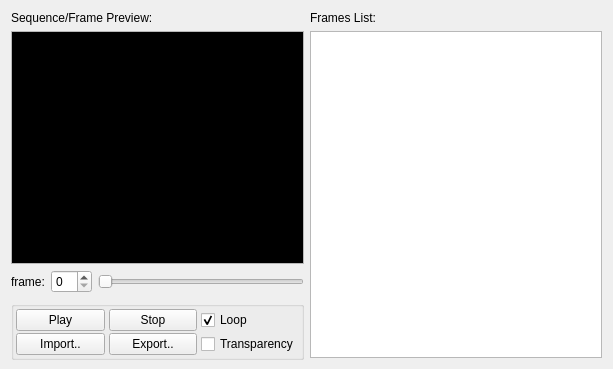
       <widget class="QWidget" name="tabseq">
        <attribute name="title">
         <string>Animation Sequence</string>
        </attribute>
        <layout class="QHBoxLayout" name="horizontalLayout_11">
         <item>
          <layout class="QVBoxLayout" name="verticalLayout_10">
           <item>
            <layout class="QVBoxLayout" name="verticalLayout_7">
             <item>
              <widget class="QLabel" name="label_3">
               <property name="text">
                <string>Sequence/Frame Preview:</string>
               </property>
              </widget>
             </item>
             <item>
              <widget class="QGraphicsView" name="gvAnimSeqViewport">
               <property name="palette">
                <palette>
                 <active>
                  <colorrole role="Base">
                   <brush brushstyle="SolidPattern">
                    <color alpha="255">
                     <red>0</red>
                     <green>0</green>
                     <blue>0</blue>
                    </color>
                   </brush>
                  </colorrole>
                 </active>
                 <inactive>
                  <colorrole role="Base">
                   <brush brushstyle="SolidPattern">
                    <color alpha="255">
                     <red>0</red>
                     <green>0</green>
                     <blue>0</blue>
                    </color>
                   </brush>
                  </colorrole>
                 </inactive>
                 <disabled>
                  <colorrole role="Base">
                   <brush brushstyle="SolidPattern">
                    <color alpha="255">
                     <red>240</red>
                     <green>240</green>
                     <blue>240</blue>
                    </color>
                   </brush>
                  </colorrole>
                 </disabled>
                </palette>
               </property>
               <property name="verticalScrollBarPolicy">
                <enum>Qt::ScrollBarAlwaysOff</enum>
               </property>
               <property name="horizontalScrollBarPolicy">
                <enum>Qt::ScrollBarAlwaysOff</enum>
               </property>
               <property name="sceneRect">
                <rectf>
                 <x>-256.000000000000000</x>
                 <y>-256.000000000000000</y>
                 <width>512.000000000000000</width>
                 <height>512.000000000000000</height>
                </rectf>
               </property>
               <property name="resizeAnchor">
                <enum>QGraphicsView::AnchorUnderMouse</enum>
               </property>
               <property name="viewportUpdateMode">
                <enum>QGraphicsView::SmartViewportUpdate</enum>
               </property>
              </widget>
             </item>
             <item>
              <layout class="QHBoxLayout" name="horizontalLayout_4">
               <item>
                <layout class="QHBoxLayout" name="horizontalLayout">
                 <item>
                  <widget class="QLabel" name="label">
                   <property name="text">
                    <string>frame:</string>
                   </property>
                  </widget>
                 </item>
                 <item>
                  <widget class="QSpinBox" name="spinCurFrm"/>
                 </item>
                </layout>
               </item>
               <item>
                <widget class="QSlider" name="sldrAnimSeq">
                 <property name="orientation">
                  <enum>Qt::Horizontal</enum>
                 </property>
                </widget>
               </item>
              </layout>
             </item>
            </layout>
           </item>
           <item>
            <widget class="QGroupBox" name="groupBox_4">
             <property name="minimumSize">
              <size>
               <width>329</width>
               <height>100</height>
              </size>
             </property>
             <property name="title">
              <string/>
             </property>
             <layout class="QGridLayout" name="gridLayout_3">
              <property name="sizeConstraint">
               <enum>QLayout::SetMinAndMaxSize</enum>
              </property>
              <property name="leftMargin">
               <number>2</number>
              </property>
              <property name="topMargin">
               <number>2</number>
              </property>
              <property name="rightMargin">
               <number>2</number>
              </property>
              <property name="bottomMargin">
               <number>2</number>
              </property>
              <property name="horizontalSpacing">
               <number>4</number>
              </property>
              <property name="verticalSpacing">
               <number>2</number>
              </property>
              <item row="0" column="0">
               <widget class="QPushButton" name="btnSeqPlay">
                <property name="text">
                 <string>Play</string>
                </property>
                <property name="icon">
                 <iconset resource="appres.qrc">
                  <normaloff>:/resources/fugue-icons-3.5.6/icons/control.png</normaloff>:/resources/fugue-icons-3.5.6/icons/control.png</iconset>
                </property>
               </widget>
              </item>
              <item row="0" column="1">
               <widget class="QPushButton" name="btnSeqStop">
                <property name="text">
                 <string>Stop</string>
                </property>
                <property name="icon">
                 <iconset resource="appres.qrc">
                  <normaloff>:/resources/fugue-icons-3.5.6/icons/control-stop-square.png</normaloff>:/resources/fugue-icons-3.5.6/icons/control-stop-square.png</iconset>
                </property>
               </widget>
              </item>
              <item row="0" column="2">
               <widget class="QCheckBox" name="chkAnimSeqLoop">
                <property name="text">
                 <string>Loop</string>
                </property>
                <property name="checked">
                 <bool>true</bool>
                </property>
               </widget>
              </item>
              <item row="1" column="0">
               <widget class="QPushButton" name="btnSeqImport">
                <property name="text">
                 <string>Import..</string>
                </property>
               </widget>
              </item>
              <item row="1" column="1">
               <widget class="QPushButton" name="btnSeqExport">
                <property name="text">
                 <string>Export..</string>
                </property>
               </widget>
              </item>
              <item row="1" column="2">
               <widget class="QCheckBox" name="chkAnimSeqTransparency">
                <property name="text">
                 <string>Transparency</string>
                </property>
               </widget>
              </item>
             </layout>
            </widget>
           </item>
          </layout>
         </item>
         <item>
          <layout class="QVBoxLayout" name="verticalLayout_6">
           <item>
            <widget class="QLabel" name="label_4">
             <property name="text">
              <string>Frames List:</string>
             </property>
            </widget>
           </item>
           <item>
            <widget class="QTableView" name="tblseqfrmlst">
             <property name="editTriggers">
              <set>QAbstractItemView::AnyKeyPressed|QAbstractItemView::CurrentChanged|QAbstractItemView::DoubleClicked|QAbstractItemView::EditKeyPressed</set>
             </property>
             <property name="alternatingRowColors">
              <bool>true</bool>
             </property>
             <property name="selectionMode">
              <enum>QAbstractItemView::ExtendedSelection</enum>
             </property>
             <property name="selectionBehavior">
              <enum>QAbstractItemView::SelectRows</enum>
             </property>
             <property name="showGrid">
              <bool>false</bool>
             </property>
             <property name="cornerButtonEnabled">
              <bool>false</bool>
             </property>
             <attribute name="horizontalHeaderDefaultSectionSize">
              <number>56</number>
             </attribute>
             <attribute name="horizontalHeaderHighlightSections">
              <bool>false</bool>
             </attribute>
             <attribute name="horizontalHeaderMinimumSectionSize">
              <number>10</number>
             </attribute>
             <attribute name="horizontalHeaderStretchLastSection">
              <bool>true</bool>
             </attribute>
             <attribute name="verticalHeaderDefaultSectionSize">
              <number>64</number>
             </attribute>
             <attribute name="verticalHeaderMinimumSectionSize">
              <number>32</number>
             </attribute>
             <attribute name="verticalHeaderStretchLastSection">
              <bool>false</bool>
             </attribute>
            </widget>
           </item>
          </layout>
         </item>
        </layout>
       </widget>
